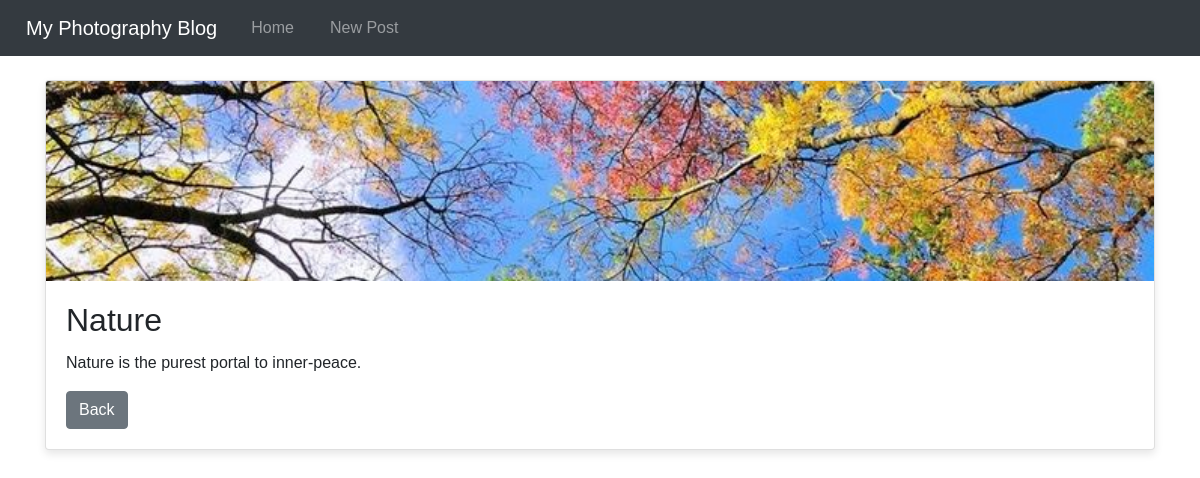
Screenshot of /post/3 with the database file from the repository.
### models.py (models this page shows)
class BlogPost(db.Model):
    id = db.Column(db.Integer, primary_key=True)
    title = db.Column(db.String(100), nullable=False)
    content = db.Column(db.Text, nullable=False)
    image_filename = db.Column(db.String(100), nullable=False)
    date_posted = db.Column(db.DateTime, default=db.func.current_timestamp())

### app.py (the view)
@app.route('/post/<int:post_id>')
def post_detail(post_id):
    post = BlogPost.query.get_or_404(post_id)
    return render_template('post_detail.html', post=post)

### templates/post_detail.html
{% extends "base.html" %}
{% block content %}
    <div class="card">
        <img src="{{ url_for('static', filename='uploads/' + post.image_filename) }}" class="card-img-top" alt="Post Image">
        <div class="card-body">
            <h2 class="card-title">{{ post.title }}</h2>
            <p class="card-text">{{ post.content }}</p>
            <a href="{{ url_for('index') }}" class="btn btn-secondary">Back</a>
        </div>
    </div>
{% endblock %}

### static/css/style.css (style rules this page uses)
.card { box-shadow: 0 4px 8px rgba(0, 0, 0, 0.1); }
.card-img-top { height: 200px; object-fit: cover; }

### rows the page displays
BlogPost: image_filename (picture), title "Nature", content "Nature is the purest portal to inner-peace."
